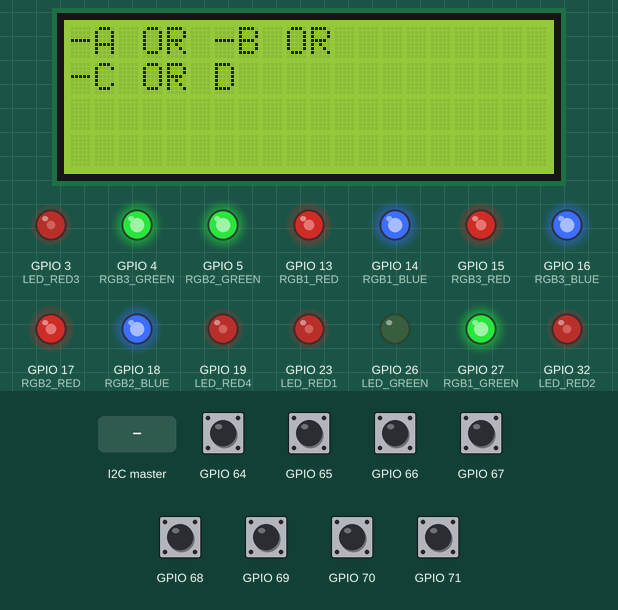
This sketch was run on a simulated ESP32-S3. Shown: 20×4 character LCD, output pins drawn as LEDs (lit = HIGH). The inputs (shaded band) are chosen by the test bench; at power-on: GPIO 64–71 HIGH. Random numbers use the default seed unless the sketch sets one.

Above: at 6.7 s.
6.8 s: the I2C master sends the byte 2
At 7.1 s:
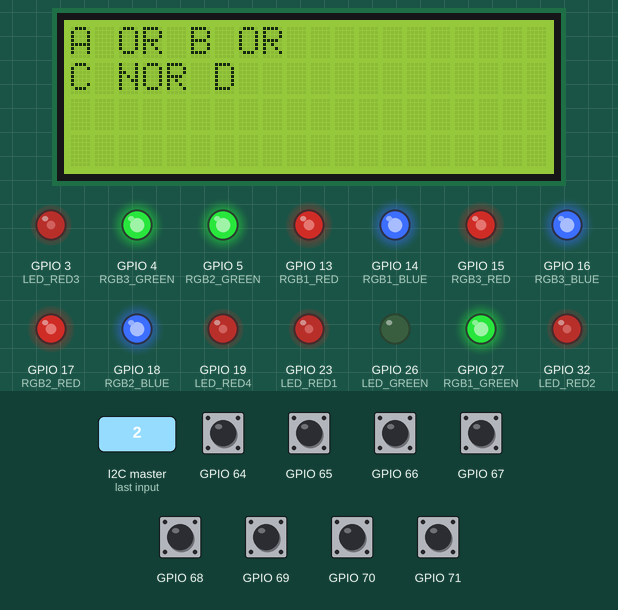
9.8 s: the I2C master sends the byte 9
At 10.7 s:
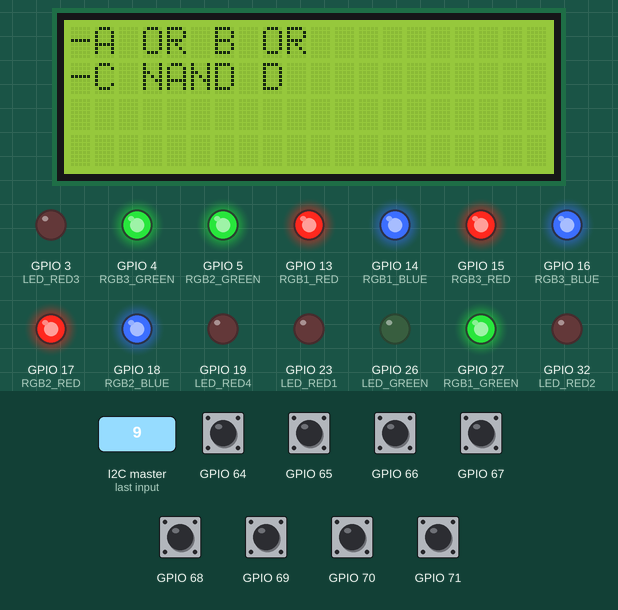
11.3 s: the I2C master sends the byte 1
At 12.0 s:
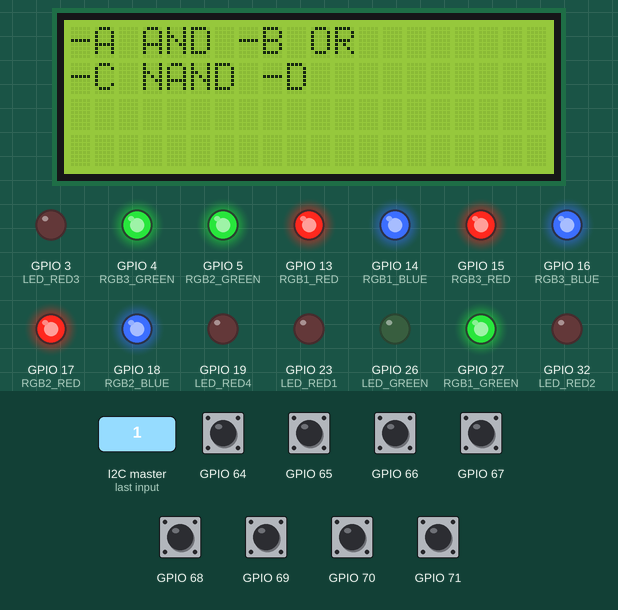
12.8 s: the I2C master sends the byte 2
At 14.0 s:
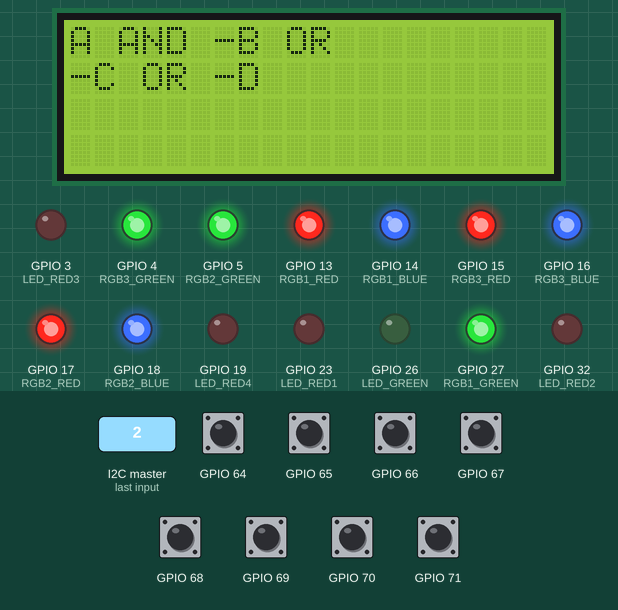
14.3 s: the I2C master sends the byte 0
At 15.4 s:
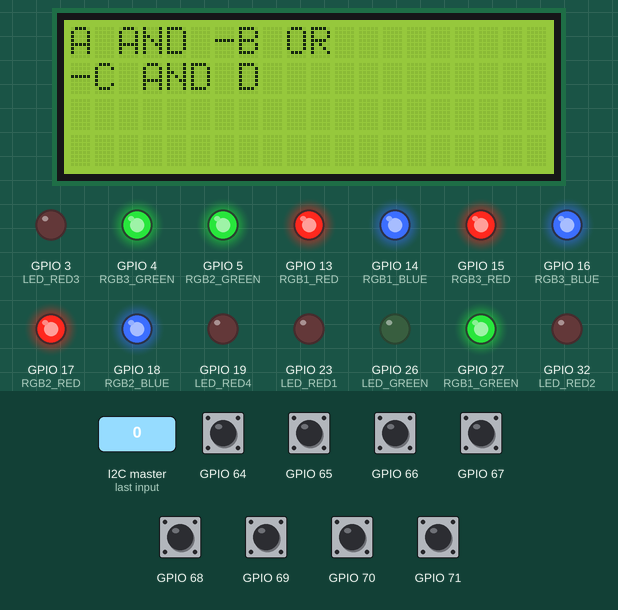
15.8 s: the I2C master sends the byte 90
At 16.6 s:
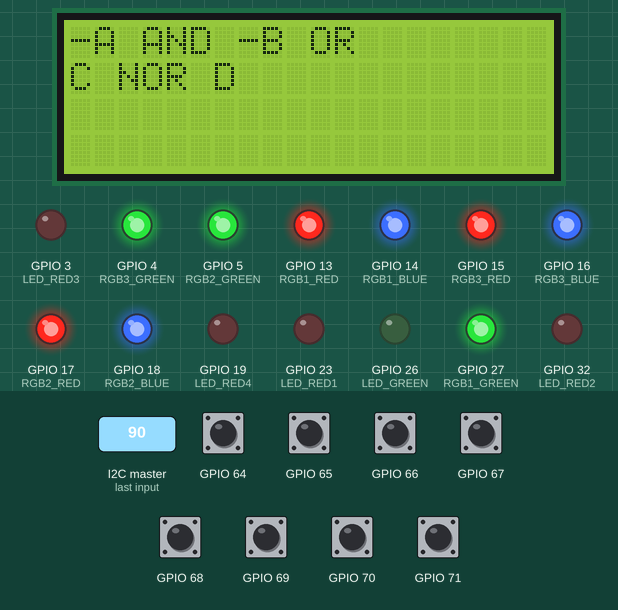
Timing chart, 0 to 18.3 s (numbered marks = the images above; inputs shaded):
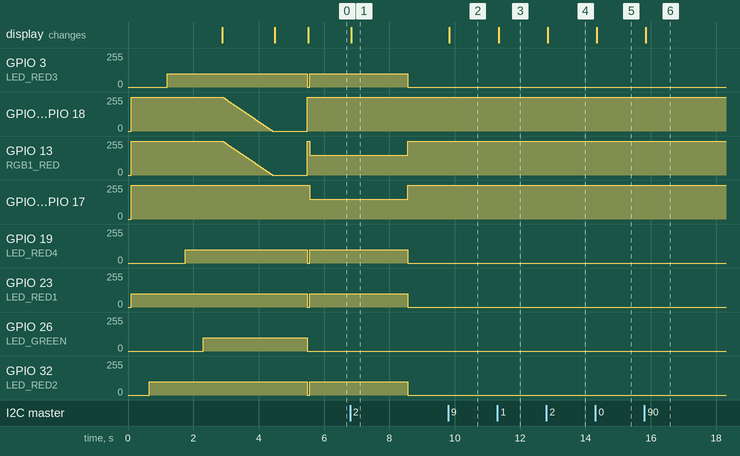

The sketch:

Logic_Gate_Module.ino
```cpp
////////////////////////
//  Logic Gates Module MARK 10
//  Easy Mode
//  Created by Rory Le Grand
//  Connected with master module.
//  PCB code.
//  To use Serial Monitor, change LED_RED2 to 32 instead of 1.
////////////////////////

#include <Adafruit_MCP23X17.h>
#include <LiquidCrystal_I2C.h>
#include <Wire.h>

// Define leds in order of the ESP32 layout
#define LED_GREEN 26
#define RGB1_RED 13
#define RGB1_BLUE 14
#define RGB1_GREEN 27
#define LED_RED1 23
#define LED_RED2 32  //change back to 1 for not Serial Monitor
#define LED_RED3 3
#define LED_RED4 19
#define RGB2_BLUE 18
#define RGB2_GREEN 5
#define RGB2_RED 17
#define RGB3_BLUE 16
#define RGB3_GREEN 4
#define RGB3_RED 15

// Pins for the buttons for the I2C
#define BUTTON_RED1 7
#define BUTTON_RED2 6
#define BUTTON_RGB1 5
#define BUTTON_RED3 4
#define BUTTON_RED4 3
#define BUTTON_RGB2 2
#define BUTTON_RGB3 1
#define BUTTON_SUBMIT 0

// Set up the I2C
#define addr1 0x20
Adafruit_MCP23X17 mcp1;

// Set up the small screen
LiquidCrystal_I2C lcdLG(0x27,20,4);  //set the lcdLG address to 0x27 for a 16 char and 2 line display

//For communication with the master
TwoWire MasterComm = TwoWire(1);
#define Master_input 25
#define Master_output 26
#define SLAVE_ADDR 6
bool modulePass = false;    	//change these to true in your code when you would send
bool moduleFail = false;    	//a pass or fail message, the slave code will automatically reset it


// Define variables for software logic
int States[7] =    {0,0,0,0,0,0,0};  //array to hold led states
int AnswerKey[7] = {1,1,1,1,1,1,1};  //array that holds the answer key
                  //red1,red2,red3,red4,rgb1,rgb2,rgb3
bool buttonPressed = false;          //used for when a button is pressed
bool Solved = true;		     //to lock the controls
int difficulty;                      //from the master input

// Define debouncing for buttons
int buttonStateRED1;
int buttonStateRED2;
int buttonStateRED3;
int buttonStateRED4;
int buttonStateRGB1;
int buttonStateRGB2;
int buttonStateRGB3;
int buttonStateSUBMIT;
int lastButtonStateRED1 = LOW;
int lastButtonStateRED2 = LOW;
int lastButtonStateRED3 = LOW;
int lastButtonStateRED4 = LOW;
int lastButtonStateRGB1 = LOW;
int lastButtonStateRGB2 = LOW;
int lastButtonStateRGB3 = LOW;
int lastButtonStateSUBMIT = LOW;
unsigned long lastDebounceTimeRED1 = 0;
unsigned long lastDebounceTimeRED2 = 0;
unsigned long lastDebounceTimeRED3 = 0;
unsigned long lastDebounceTimeRED4 = 0;
unsigned long lastDebounceTimeRGB1 = 0;
unsigned long lastDebounceTimeRGB2 = 0;
unsigned long lastDebounceTimeRGB3 = 0;
unsigned long lastDebounceTimeSUBMIT = 0;
int reading;
unsigned long debounceDelay = 50;    // the debounce time; increase if the output flickers

// Set up hardware components
void setup() {

  // Initialize I2C and lcdLG screen
  lcdLG.init();
  lcdLG.backlight();
  mcp1.begin_I2C(addr1);

  // Pin setup for the I2C
  mcp1.pinMode(BUTTON_RED1, INPUT_PULLUP);
  mcp1.pinMode(BUTTON_RED2, INPUT_PULLUP);
  mcp1.pinMode(BUTTON_RED3, INPUT_PULLUP);
  mcp1.pinMode(BUTTON_RED4, INPUT_PULLUP);
  mcp1.pinMode(BUTTON_RGB1, INPUT_PULLUP);
  mcp1.pinMode(BUTTON_RGB2, INPUT_PULLUP);
  mcp1.pinMode(BUTTON_RGB3, INPUT_PULLUP);
  mcp1.pinMode(BUTTON_SUBMIT, INPUT_PULLUP);

  // Setup communication with master
  MasterComm.begin(SLAVE_ADDR, Master_input, Master_output, 100000);
  MasterComm.onReceive(onReceive);

  MasterComm.onRequest(onRequest);
  // Call methods to setup the module
  //Serial.begin(9600);
  poweringUp();
  generateAnswer();
  //Serial.println("setup complete");
}

// Main method
// As long as the module is not solved, check if any buttons have been pressed.
// Use debouncing to ensure logic is only executed once with each click.
void loop() {
  if(!Solved)  {

    // Check buttons for the red leds
    reading = mcp1.digitalRead(BUTTON_RED1);
    if (reading != lastButtonStateRED1) {
      lastDebounceTimeRED1 = millis();
    }
    if ((millis() - lastDebounceTimeRED1) > debounceDelay) {
      if (reading != buttonStateRED1) {
        buttonStateRED1 = reading;
        if (buttonStateRED1 == HIGH) {
          States[0] = !States[0];
          analogWrite(LED_RED1, States[0] ? 100 : 0);
          //Serial.print("States[0] = ");
          //Serial.println(States[0]);
        }
      }
    }
    lastButtonStateRED1 = reading;
    reading = mcp1.digitalRead(BUTTON_RED2);
    if (reading != lastButtonStateRED2) {
      lastDebounceTimeRED2 = millis();
    }
    if ((millis() - lastDebounceTimeRED2) > debounceDelay) {
      if (reading != buttonStateRED2) {
        buttonStateRED2 = reading;
        if (buttonStateRED2 == HIGH) {
          States[1] = !States[1];
          analogWrite(LED_RED2, States[1] ? 100 : 0);
          //Serial.print("States[1] = ");
          //Serial.println(States[1]);
        }
      }
    }
    lastButtonStateRED2 = reading;
    reading = mcp1.digitalRead(BUTTON_RED3);
    if (reading != lastButtonStateRED3) {
      lastDebounceTimeRED3 = millis();
    }
    if ((millis() - lastDebounceTimeRED3) > debounceDelay) {
      if (reading != buttonStateRED3) {
        buttonStateRED3 = reading;
        if (buttonStateRED3 == HIGH) {
          States[2] = !States[2];
          analogWrite(LED_RED3, States[2] ? 100 : 0);
          //Serial.print("States[2] = ");
          //Serial.println(States[2]);
        }
      }
    }
    lastButtonStateRED3 = reading;
    reading = mcp1.digitalRead(BUTTON_RED4);
    if (reading != lastButtonStateRED4) {
      lastDebounceTimeRED4 = millis();
    }
    if ((millis() - lastDebounceTimeRED4) > debounceDelay) {
      if (reading != buttonStateRED4) {
        buttonStateRED4 = reading;
        if (buttonStateRED4 == HIGH) {
          States[3] = !States[3];
          analogWrite(LED_RED4, States[3] ? 100 : 0);
          //Serial.print("States[3] = ");
          //Serial.println(States[3]);
        }
      }
    }
    lastButtonStateRED4 = reading;

    // Check buttons for the RGB leds
    reading = mcp1.digitalRead(BUTTON_RGB1);
    if (reading != lastButtonStateRGB1) {
      lastDebounceTimeRGB1 = millis();
    }
    if ((millis() - lastDebounceTimeRGB1) > debounceDelay) {
      if (reading != buttonStateRGB1) {
        buttonStateRGB1 = reading;
        if (buttonStateRGB1 == HIGH) {
          States[4] += 1;
          if(States[4] == 3 && difficulty == 1)  {
            States[4] = 0;
          }
          if(States[4] == 5 && difficulty == 2)  {
            States[4] = 0;
          }
          if(States[4] == 7 && difficulty == 3)  {
            States[4] = 0;
          }
          switch(States[4]) {
            case 0:   //off
              setRGB(1,255,255,255);
              break;
            case 1:   //AND = red
              setRGB(1,150,255,255);
              break;
            case 2:   //OR = green
              setRGB(1,255,150,255);
              break;
            case 3:   //NAND = blue
              setRGB(1,255,255,150);
              break;
            case 4:   //NOR = yellow
              setRGB(1,150,150,255);
              break;
            case 5:   //XOR = purple
              setRGB(1,150,255,150);
              break;
            case 6:   //XNOR = cyan
              setRGB(1,255,150,150);
              break;
          }
          //Serial.print("States[4] = ");
          //Serial.println(States[4]);
        }
      }
    }
    lastButtonStateRGB1 = reading;
    reading = mcp1.digitalRead(BUTTON_RGB2);
    if (reading != lastButtonStateRGB2) {
      lastDebounceTimeRGB2 = millis();
    }
    if ((millis() - lastDebounceTimeRGB2) > debounceDelay) {
      if (reading != buttonStateRGB2) {
        buttonStateRGB2 = reading;
        if (buttonStateRGB2 == HIGH) {
          States[5] += 1;
          if(States[5] == 3 && difficulty == 1)  {
            States[5] = 0;
          }
          if(States[5] == 5 && difficulty == 2)  {
            States[5] = 0;
          }
          if(States[5] == 7 && difficulty == 3)  {
            States[5] = 0;
          }
          switch(States[5]) {
            case 0:   //off
              setRGB(2,255,255,255);
              break;
            case 1:   //AND = red
              setRGB(2,150,255,255);
              break;
            case 2:   //OR = green
              setRGB(2,255,150,255);
              break;
            case 3:   //NAND = blue
              setRGB(2,255,255,150);
              break;
            case 4:   //NOR = yellow
              setRGB(2,150,150,255);
              break;
            case 5:   //XOR = purple
              setRGB(2,150,255,150);
              break;
            case 6:   //XNOR = cyan
              setRGB(2,255,150,150);
              break;
          }
          //Serial.print("States[5] = ");
          //Serial.println(States[5]);
        }
      }
    }
    lastButtonStateRGB2 = reading;
    reading = mcp1.digitalRead(BUTTON_RGB3);
    if (reading != lastButtonStateRGB3) {
      lastDebounceTimeRGB3 = millis();
    }
    if ((millis() - lastDebounceTimeRGB3) > debounceDelay) {
      if (reading != buttonStateRGB3) {
        buttonStateRGB3 = reading;
        if (buttonStateRGB3 == HIGH) {
          States[6] += 1;
          if(States[6] == 3 && difficulty == 1)  {
            States[6] = 0;
          }
          if(States[6] == 5 && difficulty == 2)  {
            States[6] = 0;
          }
          if(States[6] == 7 && difficulty == 3)  {
            States[6] = 0;
          }
          switch(States[6]) {
            case 0:   //off
              setRGB(3,255,255,255);
              break;
            case 1:   //AND = red
              setRGB(3,150,255,255);
              break;
            case 2:   //OR = green
              setRGB(3,255,150,255);
              break;
            case 3:   //NAND = blue
              setRGB(3,255,255,150);
              break;
            case 4:   //NOR = yellow
              setRGB(3,150,150,255);
              break;
            case 5:   //XOR = purple
              setRGB(3,150,255,150);
              break;
            case 6:   //XNOR = cyan
              setRGB(3,255,150,150);
              break;
          }
          //Serial.print("States[6] = ");
          //Serial.println(States[6]);
        }
      }
    }
    lastButtonStateRGB3 = reading;

    // Check the submit button
    reading = mcp1.digitalRead(BUTTON_SUBMIT);
    if (reading != lastButtonStateSUBMIT) {
      lastDebounceTimeSUBMIT = millis();
    }
    if ((millis() - lastDebounceTimeSUBMIT) > debounceDelay) {
      if (reading != buttonStateSUBMIT) {
        buttonStateSUBMIT = reading;
        if (buttonStateSUBMIT == HIGH) {
          checkAnswer();
          //Serial.println("Checking Answer");
        }
      }
    }
    lastButtonStateSUBMIT = reading;
  }
}

// Called when master requests a status on if module passed or failed
void onRequest() {
  if(modulePass)  {       //if module passed
    MasterComm.print(9);
    modulePass = false;
  }
  else if(moduleFail)  {  //if module failed
    MasterComm.print(8);
    moduleFail = false;
  }
  else  {
    MasterComm.print(SLAVE_ADDR);
  }
  //Serial.println("onRequest method called");
}

// Called when master sends start and end game notifications
void onReceive(int len) {
  unsigned masterValue = MasterComm.read();
  //Serial.println(masterValue);
  if(masterValue == '9')  {   //game over
    // Call method to reset leds and values to off, also freeze the module controls
    poweringOff();
  }
  else  {
    // To start the module
    switch (masterValue)  {
      case(1):    //easy
        difficulty = 1;
        break;
      case(2):    //medium
        difficulty = 2;
        break;
      case(3):    //hard
        difficulty = 3;
        break;
    }
    // Generate the new answer for the game
    generateAnswer();
    Solved = false;
  }
  //Serial.println("onReceived method called");
}

// Sends analogWrite() to the RGB leds
// NOTE: 255 is off, 0 is on
void setRGB(int num, int redValue, int blueValue,  int greenValue) {
  if(num == 1)  {
    analogWrite(RGB1_RED, redValue);
    analogWrite(RGB1_BLUE, blueValue);
    analogWrite(RGB1_GREEN, greenValue);
  }
  if(num == 2)  {
    analogWrite(RGB2_RED, redValue);
    analogWrite(RGB2_BLUE, blueValue);
    analogWrite(RGB2_GREEN, greenValue);
  }
  if(num == 3)  {
    analogWrite(RGB3_RED, redValue);
    analogWrite(RGB3_BLUE, blueValue);
    analogWrite(RGB3_GREEN, greenValue);
  }
}

// Generates a random expr1 and the answer based on the difficulty level
void generateAnswer()  {
    //generate not gate states
    for(int i=0; i<=3; i++) {
      AnswerKey[i] = random(2);
    }
    //generate the rgb gates based on difficulty selected
    switch(difficulty)  {
      case 1: //easy
        AnswerKey[4] = random(2);
        break;
      case 2: //medium
        AnswerKey[5] = random(4);
        break;
      case 3: //hard
        AnswerKey[6] = random(6);
        break;
    }
    //Serial.print("Answer Key is ");
    for(int i=0; i<7; i++) {
      //Serial.print(AnswerKey[i]);
    }
    //Serial.println();
    generateExpression();
}

// Generate expr1 based on AnswerKey[] and output the expr1
void generateExpression() {
  String expr1 = "";
  String expr2 = "";
  if(AnswerKey[0] == 0) {
    expr1 += "A ";
  }
  else  expr1 += "-A ";
  switch(AnswerKey[4])  {
    case 0:
      expr1 += "AND ";
      break;
    case 1:
      expr1 += "OR ";
      break;
    case 2:
      expr1 += "NAND ";
      break;
    case 3:
      expr1 += "NOR ";
      break;
    case 4:
      expr1 += "XOR ";
      break;
    case 5:
      expr1 += "XNOR ";
      break;
  }
  if(AnswerKey[1] == 0) {
    expr1 += "B ";
  }
  else  expr1 += "-B ";
  switch(AnswerKey[6])  {
    case 0:
      expr1 += "AND ";
      break;
    case 1:
      expr1 += "OR ";
      break;
    case 2:
      expr1 += "NAND ";
      break;
    case 3:
      expr1 += "NOR ";
      break;
    case 4:
      expr1 += "XOR ";
      break;
    case 5:
      expr1 += "XNOR ";
      break;
  }
  if(AnswerKey[2] == 0) {
    expr2 += "C ";
  }
  else  expr2 += "-C ";
  switch(AnswerKey[5])  {
    case 0:
      expr2 += "AND ";
      break;
    case 1:
      expr2 += "OR ";
      break;
    case 2:
      expr2 += "NAND ";
      break;
    case 3:
      expr2 += "NOR ";
      break;
    case 4:
      expr2 += "XOR ";
      break;
    case 5:
      expr2 += "XNOR ";
      break;
  }
  if(AnswerKey[3] == 0) {
    expr2 += "D ";
  }
  else  expr2 += "-D ";

  //Serial.print("expr1 is ");
  //Serial.println(expr1);

  // Print expr1 to screen
  lcdLG.clear();
  lcdLG.setCursor(0,0);
  // Prints the answer key
  /*for(int i=0; i<=6; i++) {
    lcdLG.setCursor(i,0);
    lcdLG.print(AnswerKey[i]);
  } */
  lcdLG.print(expr1);
  lcdLG.setCursor(0,1);
  lcdLG.print(expr2);
  Solved = false;   //unlock the user controls
}

// Compare States[] with AnswerKey[]
void checkAnswer()  {
  Solved = true;          //freeze the user controls until we check the answer
  //temp: printing the states to the screen
  /*for(int i=0; i<=6; i++) {
    lcdLG.setCursor(i,1);
    lcdLG.print(States[i]);
  } */
  delay(3000);
  for(int i=0; i<=6; i++) {
    if(States[i] != AnswerKey[i]) {
      Solved = false;               //unlock the user controls
      moduleFail = true;            //send fail signal to master module
      if(difficulty == 2) {   //medium
          // Reset leds
          analogWrite(LED_RED1, 0);
          analogWrite(LED_RED2, 0);
          analogWrite(LED_RED3, 0);
          analogWrite(LED_RED4, 0);
          setRGB(1,255,255,255);
          setRGB(2,255,255,255);
          setRGB(3,255,255,255);
          for(int i=0; i<=6; i++) {
            States[i] = 0;        }
      }
      if(difficulty == 3) {   //hard
          // Reset leds and generate new answer & expr1
          analogWrite(LED_RED1, 0);
          analogWrite(LED_RED2, 0);
          analogWrite(LED_RED3, 0);
          analogWrite(LED_RED4, 0);
          setRGB(1,255,255,255);
          setRGB(2,255,255,255);
          setRGB(3,255,255,255);
          for(int i=0; i<=6; i++) {
            States[i] = 0;        }
          generateAnswer();
      }
      break;
    }
  }
  // If answer is correct
  if(Solved) {
    //Serial.println("module solved!");
    analogWrite(LED_GREEN, 100); //turn on green led
    modulePass = true;  	 //send success signal to master module
  }
}

// Flashing hardware components when power is first sent to the module (to make it look cool)
void poweringUp() {

  // Print a message to the screen
  lcdLG.setCursor(0,0);
  lcdLG.print("Hello world!!");
  lcdLG.setCursor(0,1);
  lcdLG.print("Hackers for Life!");

  // Set all leds to off
  poweringOff();

  // Blink the red leds in order
  analogWrite(LED_RED1, 100);
  delay(550);
  analogWrite(LED_RED2, 100);
  delay(550);
  analogWrite(LED_RED3, 100);
  delay(550);
  analogWrite(LED_RED4, 100);
  delay(550);
  analogWrite(LED_GREEN, 100);
  delay(550);

  // Print a message to the screen
  lcdLG.clear();
  lcdLG.setCursor(0,0);
  lcdLG.print("Inspired by Danny");
  lcdLG.setCursor(0,1);
  lcdLG.print("Created by Rory");

  // Gradually increase rgb brightness
  for(int i=255; i>=0; i-=5) {
    setRGB(1,i,255,255);
    setRGB(2,255,i,255);
    setRGB(3,255,255,i);
    delay(30);
  }

  // Print a message to the screen
  lcdLG.clear();
  lcdLG.setCursor(0,0);
  lcdLG.print("Logic Gates Puzzle");
  lcdLG.setCursor(0,1);
  lcdLG.print("Can you use logic on gates?");
  delay(1000);

  // Set everything off
  poweringOff();
}

// Set everything to off
void poweringOff() {
  analogWrite(LED_RED1, 0);
  analogWrite(LED_RED2, 0);
  analogWrite(LED_RED3, 0);
  analogWrite(LED_RED4, 0);
  analogWrite(LED_GREEN, 0);
  setRGB(1,255,255,255);
  setRGB(2,255,255,255);
  setRGB(3,255,255,255);
  lcdLG.clear();
  difficulty = 0;
  int States[7] = {0,0,0,0,0,0,0};
  int AnswerKey[7] = {1,1,1,1,1,1,1};
}
```

Measured:
- after the input at 6.8 s, GPIO 3 (LED_RED3), GPIO 19 (LED_RED4), GPIO 23 (LED_RED1), GPIO 32 (LED_RED2): 100/255 → 0/255 after 1.8 s; GPIO 13 (RGB1_RED), GPIO 15 (RGB3_RED), GPIO 17 (RGB2_RED): 150/255 → 255/255 after 1.8 s; the display: changes at once (image 1)
- after the input at 9.8 s, the display: changes at once (image 2)
- after the input at 11.3 s, the display: changes at once (image 3)
- after the input at 12.8 s, the display: changes at once (image 4)
- after the input at 14.3 s, the display: changes at once (image 5)
- after the input at 15.8 s, the display: changes at once (image 6)
